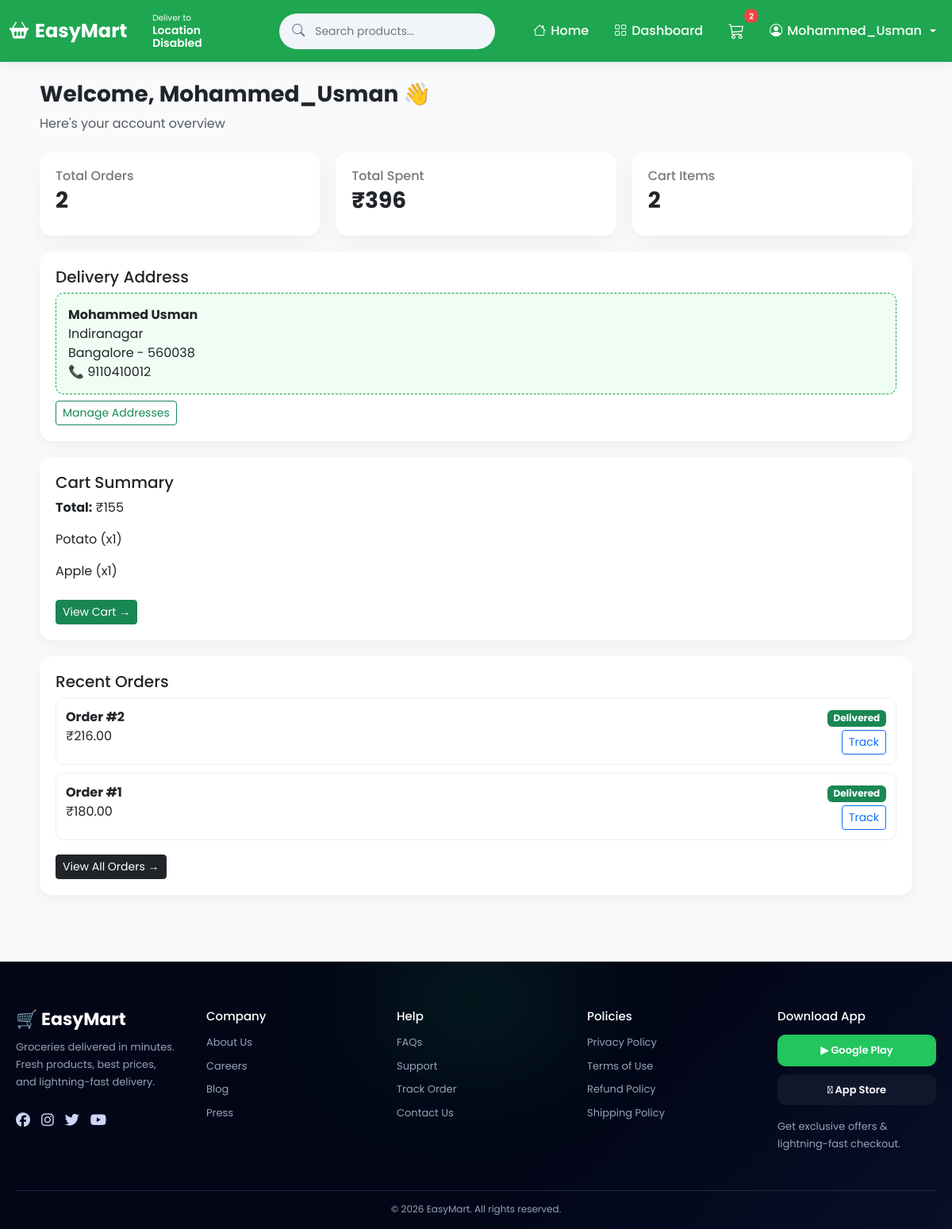
Screenshot of /accounts/dashboard/ (signed in) with the database file from the repository.
### accounts/models.py (models this page shows, shortened)
class User(AbstractUser):
    email = models.EmailField(
        unique=True
    )
    phone = models.CharField(
        max_length=15,
        unique=True,
        blank=True,
        null=True
    )
    created_at = models.DateTimeField(
        auto_now_add=True
    )
    updated_at = models.DateTimeField(
        auto_now=True
    )
    USERNAME_FIELD = 'username'
    REQUIRED_FIELDS = ['email']
    class Meta:
        ordering = ['-date_joined']

class Address(models.Model):
    user = models.ForeignKey(
        settings.AUTH_USER_MODEL,
        on_delete=models.CASCADE,
        related_name='addresses'
    )
    full_name = models.CharField(
        max_length=100
    )
    phone = models.CharField(
        max_length=15
    )
    address_line = models.TextField()
    city = models.CharField(
        max_length=100
    )
    pincode = models.CharField(
        max_length=10
    )
    is_default = models.BooleanField(
        default=False
    )
    created_at = models.DateTimeField(
        auto_now_add=True
    )
    updated_at = models.DateTimeField(
        auto_now=True
    )
    class Meta:
        ordering = ['-is_default', '-created_at']

### cart/models.py (models this page shows, shortened)
class CartItem(models.Model):
    cart = models.ForeignKey(
        Cart,
        on_delete=models.CASCADE,
        related_name='items'
    )
    product = models.ForeignKey(
        Product,
        on_delete=models.CASCADE,
        related_name='cart_items'
    )
    quantity = models.PositiveIntegerField(default=1)
    created_at = models.DateTimeField(auto_now_add=True)
    updated_at = models.DateTimeField(auto_now=True)
    class Meta:
        unique_together = ('cart', 'product')
        ordering = ['-created_at']
        indexes = [
            models.Index(fields=['cart']),
            models.Index(fields=['product']),
        ]

### products/models.py (models this page shows, shortened)
class Product(models.Model):
    category = models.ForeignKey(
        Category,
        on_delete=models.CASCADE,
        related_name='products'
    )
    name = models.CharField(
        max_length=255
    )
    slug = models.SlugField(
        unique=True,
        blank=True
    )
    description = models.TextField(
        blank=True
    )
    price = models.DecimalField(
        max_digits=10,
        decimal_places=2,
        default=Decimal('0.00')
    )
    discount = models.PositiveIntegerField(
        default=0,
        help_text="Discount percentage (0-100)"
    )
    image = models.ImageField(
        upload_to='products/',
        blank=True,
        null=True
    )
    weight = models.CharField(
        max_length=20,
        default="500g"
    )
    stock = models.PositiveIntegerField(
        default=0
    )
    available = models.BooleanField(
        default=True
    )
    created_at = models.DateTimeField(
        auto_now_add=True
    )
    updated_at = models.DateTimeField(
        auto_now=True
    )
    class Meta:
        ordering = ['-updated_at', '-created_at']
        indexes = [
            models.Index(fields=['id', 'slug']),
            models.Index(fields=['available']),
            models.Index(fields=['category', 'available']),
            models.Index(fields=['-updated_at']),
        ]

### orders/models.py (models this page shows, shortened)
class Order(models.Model):
    STATUS_CHOICES = [
        ('pending', 'Pending'),
        ('confirmed', 'Confirmed'),
        ('packed', 'Packed'),
        ('out_for_delivery', 'Out for Delivery'),
        ('delivered', 'Delivered'),
        ('cancelled', 'Cancelled'),
    ]
    PAYMENT_METHOD_CHOICES = [
        ('online', 'Online Payment'),
        ('cod', 'Cash on Delivery'),
    ]
    PAYMENT_STATUS_CHOICES = [
        ('pending', 'Pending'),
        ('paid', 'Paid'),
        ('failed', 'Failed'),
    ]
    user = models.ForeignKey(
        settings.AUTH_USER_MODEL,
        on_delete=models.CASCADE,
        related_name='orders'
    )
    total_price = models.DecimalField(
        max_digits=10,
        decimal_places=2,
        default=Decimal('0.00')
    )
    status = models.CharField(
        max_length=30,
        choices=STATUS_CHOICES,
        default='pending'
    )
    payment_method = models.CharField(
        max_length=20,   # ✅ FIXED (was too small)
        choices=PAYMENT_METHOD_CHOICES,
        default='online'
    )
    payment_status = models.CharField(
        max_length=10,
        choices=PAYMENT_STATUS_CHOICES,
        default='pending'
    )
    address = models.TextField(blank=True, null=True)
    city = models.CharField(max_length=100, blank=True, null=True)
    razorpay_order_id = models.CharField(
        max_length=100,
        blank=True,
        null=True
    )
    razorpay_payment_id = models.CharField(
        max_length=100,
        blank=True,
        null=True
    )
    razorpay_signature = models.CharField(
        max_length=255,
        blank=True,
        null=True
    )
    created_at = models.DateTimeField(auto_now_add=True)
    class Meta:
        ordering = ['-created_at']
        indexes = [
            models.Index(fields=['user', '-created_at']),
            models.Index(fields=['status']),
            models.Index(fields=['payment_status']),
        ]

### accounts/views.py (the view)
@login_required(login_url='accounts:login')
def dashboard(request):
    user = request.user
    orders = Order.objects.filter(
        user=user
    ).order_by('-created_at')
    total_orders = orders.count()
    total_spent = orders.aggregate(
        total=Sum('total_price')
    )['total'] or 0
    recent_orders = orders[:5]
    cart = Cart.objects.filter(user=user).first()
    cart_items = []
    cart_total = 0
    cart_count = 0
    if cart:
        cart_items = CartItem.objects.filter(
            cart=cart
        ).select_related('product')
        cart_total = cart_items.aggregate(
            total=Sum(
                F('quantity') * F('product__price')
            )
        )['total'] or 0
        cart_count = cart_items.aggregate(
            total=Sum('quantity')
        )['total'] or 0
    address = Address.objects.filter(
        user=user,
        is_default=True
    ).first()
    return render(request, 'accounts/dashboard.html', {
        'total_orders': total_orders,
        'total_spent': total_spent,
        'recent_orders': recent_orders,
        'all_orders': orders,
        'cart_items': cart_items[:5],
        'cart_total': cart_total,
        'cart_count': cart_count,
        'address': address
    })

### templates/accounts/dashboard.html (shortened to what this page needs)
{% extends 'base.html' %}
{% load static %}
{% block content %}
<div class="dashboard-container">
    <div class="mb-4">
        <h3 class="fw-bold">Welcome, {{ user.username }} 👋</h3>
        <p class="text-muted">Here's your account overview</p>
    </div>
    <div class="stats-grid">
        <div class="stat-card">
            <h6>Total Orders</h6>
            <h3>{{ total_orders }}</h3>
        </div>
        <div class="stat-card">
            <h6>Total Spent</h6>
            <h3>₹{{ total_spent }}</h3>
        </div>
        <div class="stat-card">
            <h6>Cart Items</h6>
            <h3>{{ cart_count }}</h3>
        </div>
    </div>
    <div class="card-box">
        <h5>Delivery Address</h5>
        {% if address %}
        <div class="address-box">
            <strong>{{ address.full_name }}</strong><br>
            {{ address.address_line }}<br>
            {{ address.city }} - {{ address.pincode }}<br>
            📞 {{ address.phone }}
        </div>
        <a href="{% url 'accounts:address' %}" class="btn btn-outline-success btn-sm mt-2">Manage Addresses</a>
        {% else %}
        <p>No default address set</p>
        <a href="{% url 'accounts:address' %}" class="btn btn-outline-success btn-sm">Add Address</a>
        {% endif %}
    </div>
    <div class="card-box">
        <h5>Cart Summary</h5>
        <p><strong>Total:</strong> ₹{{ cart_total }}</p>
        {% for item in cart_items %}
            <p>{{ item.product.name }} (x{{ item.quantity }})</p>
        {% empty %}
            <p>No items in cart</p>
        {% endfor %}
        <a href="{% url 'cart:cart_view' %}" class="btn btn-success btn-sm mt-2">
            View Cart →
        </a>
    </div>
    <div class="card-box">
        <h5>Recent Orders</h5>
        {% for order in recent_orders %}
        <div class="order-item">
            <div class="d-flex justify-content-between">
                <div>
                    <strong>Order #{{ order.id }}</strong><br>
                    ₹{{ order.total_price }}
                </div>
                <div class="text-end">
                    <span class="badge bg-success">
                        {{ order.get_status_display }}
                    </span><br>
                    <a href="{% url 'orders:track' order.id %}"
                       class="btn btn-sm btn-outline-primary mt-1">
                        Track
                    </a>
                </div>
            </div>
        </div>
        {% empty %}
            <p>No orders yet</p>
        {% endfor %}
        <a href="{% url 'orders:history' %}" class="btn btn-dark btn-sm mt-2">
            View All Orders →
        </a>
    </div>
</div>
{% endblock %}

### templates/base.html (shortened to what this page needs)
{% load static %}
<!DOCTYPE html>
<html lang="en">
<head>
    <link href="https://cdn.jsdelivr.net/npm/bootstrap@5.3.0/dist/css/bootstrap.min.css"
          rel="stylesheet">
    <link rel="stylesheet"
          href="https://cdn.jsdelivr.net/npm/bootstrap-icons@1.10.5/font/bootstrap-icons.css">
    <link rel="stylesheet"
          href="https://cdnjs.cloudflare.com/ajax/libs/font-awesome/6.5.1/css/all.min.css">
</head>
<body>
    <nav class="navbar navbar-expand-lg navbar-dark">
        <div class="container d-flex align-items-center gap-3">
            <a class="navbar-brand"
               href="{% url 'products:home' %}">
                <i class="bi bi-basket2-fill"></i>
                EasyMart
            </a>
            <div class="location-box"
                 onclick="detectLocation()">
                <small>Deliver to</small>
                <strong id="location-text">
                </strong>
            </div>
            <form class="search-wrapper mx-4 flex-grow-1"
                  method="GET"
                  action="{% url 'products:home' %}">
                <div class="search-container">
                    <i class="bi bi-search search-icon"></i>
                    <input
                        type="search"
                        name="q"
                        class="search-box"
                        value="{{ search_query|default:'' }}"
                        placeholder="Search products...">
                </div>
            </form>
            <div class="collapse navbar-collapse justify-content-end"
                 id="navBar">
                <ul class="navbar-nav align-items-center gap-lg-3">
                    <li class="nav-item">
                        <a class="nav-link"
                           href="{% url 'products:home' %}">
                            <i class="bi bi-house"></i>
                            Home
                        </a>
                    </li>
                    {% if user.is_authenticated %}
                    <li class="nav-item">
                        <a class="nav-link"
                           href="{% url 'accounts:dashboard' %}">
                            <i class="bi bi-grid"></i>
                            Dashboard
                        </a>
                    </li>
                    {% endif %}
                    <li class="nav-item position-relative">
                        <a href="{% url 'cart:cart_view' %}"
                           class="nav-link position-relative">
                            <i class="bi bi-cart3 fs-5"></i>
                            <span id="cart-count"
                                  class="cart-badge">
                                {{ cart_count|default:0 }}
                            </span>
                        </a>
                    </li>
                    {% if user.is_authenticated %}
                    <li class="nav-item dropdown">
                        <a class="nav-link dropdown-toggle"
                           href="#"
                           role="button"
                           data-bs-toggle="dropdown">
                            <i class="bi bi-person-circle"></i>
                            {{ user.username }}
                        </a>
                    </li>
                    {% endif %}
                </ul>
            </div>
        </div>
    </nav>
    <main class="main-container">
        {% block content %}
        {% endblock %}
    </main>
    <footer class="footer">
        <div class="footer-container">
            <div class="footer-col">
                <h3 class="footer-logo">
                    🛒 EasyMart
                </h3>
                <p>
                    Groceries delivered in minutes.
                    Fresh products, best prices,
                    and lightning-fast delivery.
                </p>
                <div class="footer-socials">
                    <i class="fab fa-facebook"></i>
                    <i class="fab fa-instagram"></i>
                    <i class="fab fa-twitter"></i>
                    <i class="fab fa-youtube"></i>
                </div>
            </div>
            <div class="footer-col">
                <h4>Company</h4>
                <a href="#">About Us</a>
                <a href="#">Careers</a>
                <a href="#">Blog</a>
                <a href="#">Press</a>
            </div>
            <div class="footer-col">
                <h4>Help</h4>
                <a href="#">FAQs</a>
                <a href="#">Support</a>
                <a href="#">Track Order</a>
                <a href="#">Contact Us</a>
            </div>
            <div class="footer-col">
                <h4>Policies</h4>
                <a href="#">Privacy Policy</a>
                <a href="#">Terms of Use</a>
                <a href="#">Refund Policy</a>
                <a href="#">Shipping Policy</a>
            </div>
            <div class="footer-col">
                <h4>Download App</h4>
                <div class="app-buttons">
                    <button class="app-btn play">
                        ▶ Google Play
                    </button>
                    <button class="app-btn apple">
                         App Store
                    </button>
                </div>
                <p class="mt-3 app-text">
                    Get exclusive offers &
                    lightning-fast checkout.
                </p>
            </div>
        </div>
        <div class="footer-bottom">
            © 2026 EasyMart.
            All rights reserved.
        </div>
    </footer>
</body>
</html>

### rows the page displays
User: username "Mohammed_Usman"
Address: full_name "Mohammed Usman", address_line "Indiranagar", city "Bangalore", pincode "560038", phone "9110410012"
CartItem: product.name "Potato", quantity "1"
CartItem: product.name "Apple", quantity "1"
Order: id "2", total_price "216.00", status "Delivered"
Order: id "1", total_price "180.00", status "Delivered"

### other values shown
{{ cart_count|default:0 }} "2"
{{ total_orders }} "2"
{{ total_spent }} "396"
{{ cart_count }} "2"
{{ cart_total }} "155"
